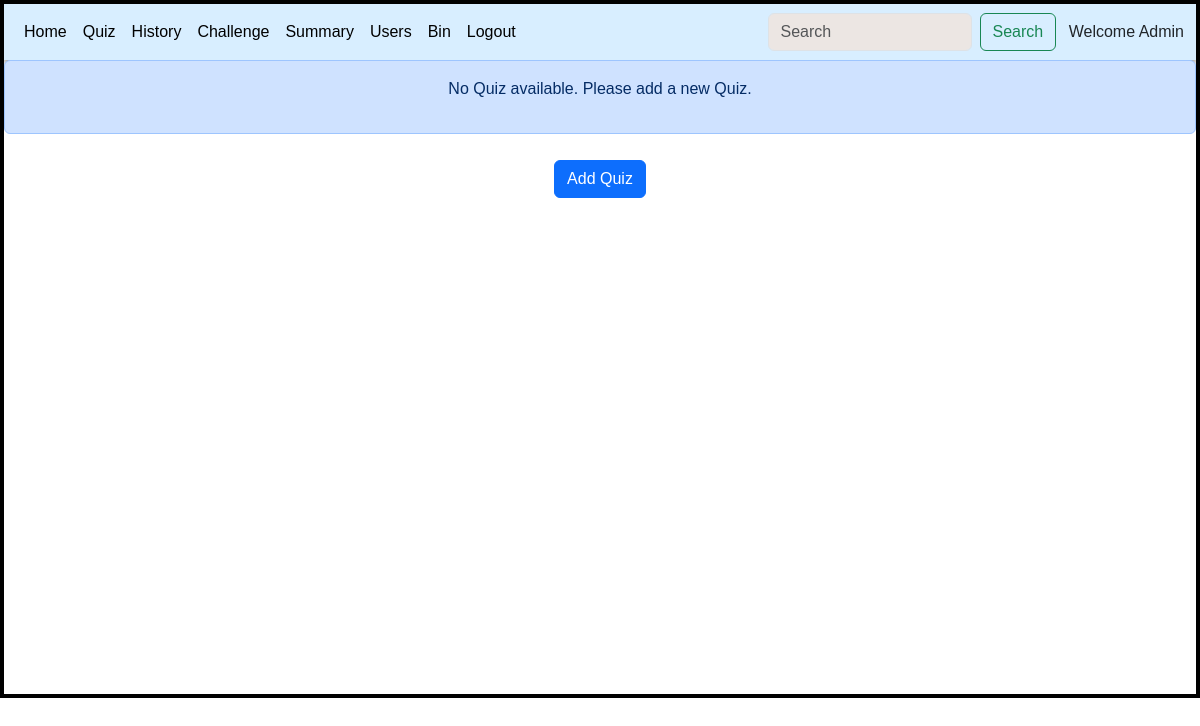
Page /quizmantemp on the earlier database version.
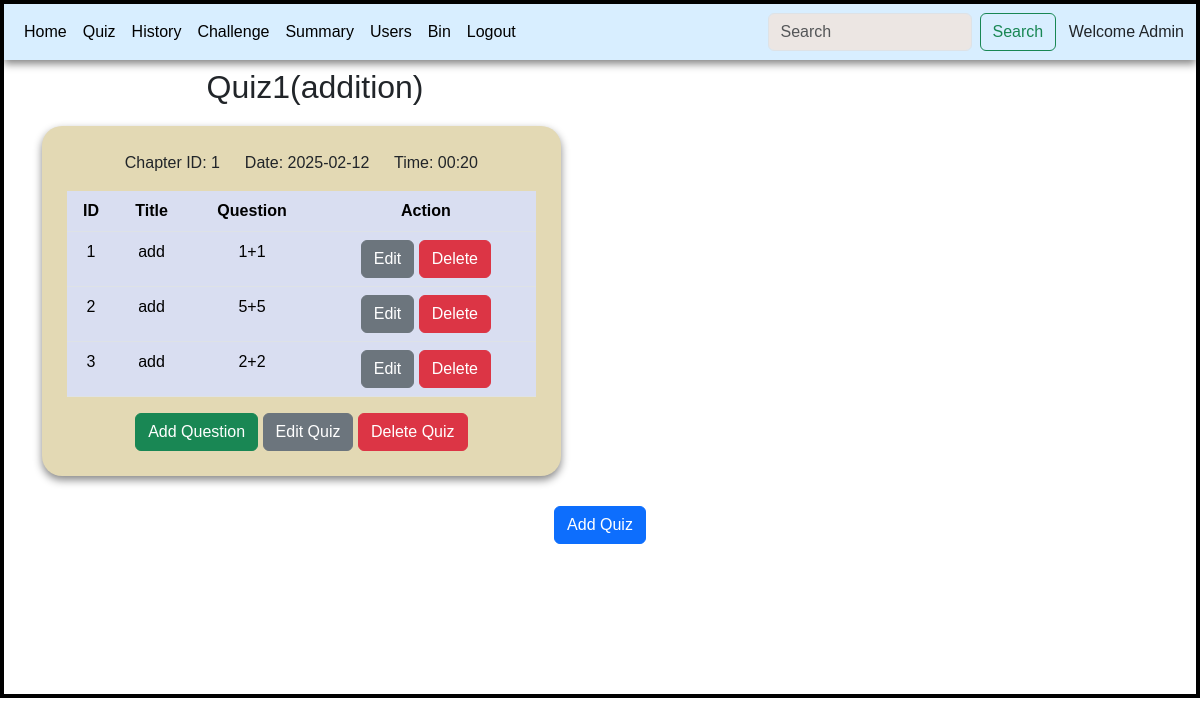
Same page on the later database version.
### controllers/models.py (models this page shows)
class Quiz(db.Model):
    id = db.Column(db.Integer, primary_key=True)
    chapter_id = db.Column(db.Integer, db.ForeignKey('chapter.id'), nullable=False)
    date = db.Column(db.Date(), nullable=False)
    time = db.Column(db.String(10), nullable=False)
    status = db.Column(db.String())
    questions = db.relationship('Question', backref='quiz')

class Chapter(db.Model):
    id = db.Column(db.Integer, primary_key=True)
    subject_id = db.Column(db.Integer, db.ForeignKey('subject.id'), nullable=False)
    name = db.Column(db.String(), nullable=False)
    description = db.Column(db.String(), nullable=True)
    quizzes = db.relationship('Quiz', backref='chapter')

class Question(db.Model):
    id = db.Column(db.Integer, primary_key=True)
    quiz_id = db.Column(db.Integer, db.ForeignKey('quiz.id'), nullable=False)
    question_id = db.Column(db.String(), nullable=False)
    title = db.Column(db.String(), nullable=False)
    question_statement = db.Column(db.String(), nullable=False)
    option1 = db.Column(db.String(), nullable=False)
    option2 = db.Column(db.String(), nullable=False)
    option3 = db.Column(db.String(), nullable=False)
    option4 = db.Column(db.String(), nullable=False)
    correct_option = db.Column(db.Integer, nullable=False)

### controllers/main.py (the view, shortened to what this page needs)
@app.route('/quizmantemp')
def quizmantemp():
    quizes = Quiz.query.filter(Quiz.date >= date.today()).all()
    if 'emsg' in request.args:
        emsg = request.args.get('emsg')
        return render_template('quiz_management.html',quizes=quizes,emsg=emsg)
    if quizes:
        if 'statusmsg' in request.args:
            emsg = request.args.get('statusmsg')
            return render_template('quiz_management.html',quizes=quizes,emsg=emsg)
        return render_template('quiz_management.html',quizes=quizes)
    else:
        return render_template('quiz_management.html',quizes=[])

### templates/quiz_management.html (shortened to what the changed rows need)
<!DOCTYPE html>
<html lang="en">
<head>
    <link rel="stylesheet" href="/static/style.css">
    <link href="https://cdn.jsdelivr.net/npm/bootstrap@5.3.3/dist/css/bootstrap.min.css" rel="stylesheet">
</head>
<body>
    <div id="main">
        <div id="canvas">
              <div class="container">
                {% if quizes %}
                <div class="row">
                  {% for quiz in quizes %}
                  <div class="col-md-6">
                      <h2 class="text-center mt-2">Quiz{{quiz.id}}({{quiz.chapter.name}})</h2>
                    <div class="table-div">
                      <p class="text-center">Chapter ID: {{ quiz.chapter.id }} &ensp;&ensp; Date: {{quiz.date}} &ensp;&ensp; Time: {{quiz.time}}</p>
                      <table class="table table-hover">
                        <thead>
                          <tr>
                            <th scope="col">ID</th>
                            <th scope="col">Title</th>
                            <th scope="col">Question</th>
                            <th scope="col">Action</th>
                          </tr>
                        </thead>
                        <tbody>
                          {% for question in quiz.questions %}
                            <tr>
                              <td>{{ question.question_id }}</td>
                              <td><a href="/view_question/{{ question.id }}" class="links">{{ question.title }}</a></td>
                              <td>{{ question.question_statement }}</td>
                              <td>
                                  <a href='/editquestion/{{question.question_id}}/{{quiz.id}}' class="btn btn-secondary">Edit</a>
                                  <a href='/deletequestion/{{question.id}}' class="btn btn-danger">Delete</a>
                              </td>
                            </tr>
                          {% endfor %}
                        </tbody>
                      </table>
                      <div class="text-center">
                        <a href="/addquestion/{{ quiz.id }}" class="btn btn-success">Add Question</a>
                        <a href="/editquiz/{{ quiz.id }}" class="btn btn-secondary">Edit Quiz</a>
                        <a href="/deletequiz/{{ quiz.id }}" class="btn btn-danger">Delete Quiz</a>
                      </div>
                    </div>
                  </div>
                  {% endfor %}
                </div>
                {% endif %}
              </div>
              {% if not quizes and not emsg %}
              <div class="alert alert-primary text-center">
                <p>No Quiz available. Please add a new Quiz.</p>
              </div>
              {% endif %}
        </div>
    </div>
</body>
</html>

Differences in the rows shown:
now on this page (row edited): Quiz: id "1", chapter.name "addition", chapter.id "1", date "2025-02-12", time "00:20"
now on this page (row edited): Question: question_id "1", title "add", question_statement "1+1"
now on this page (row edited): Question: question_id "2", title "add", question_statement "5+5"
now on this page (row edited): Question: question_id "3", title "add", question_statement "2+2"
Other differences:
text no longer shown: "No Quiz available. Please add a new Quiz."
